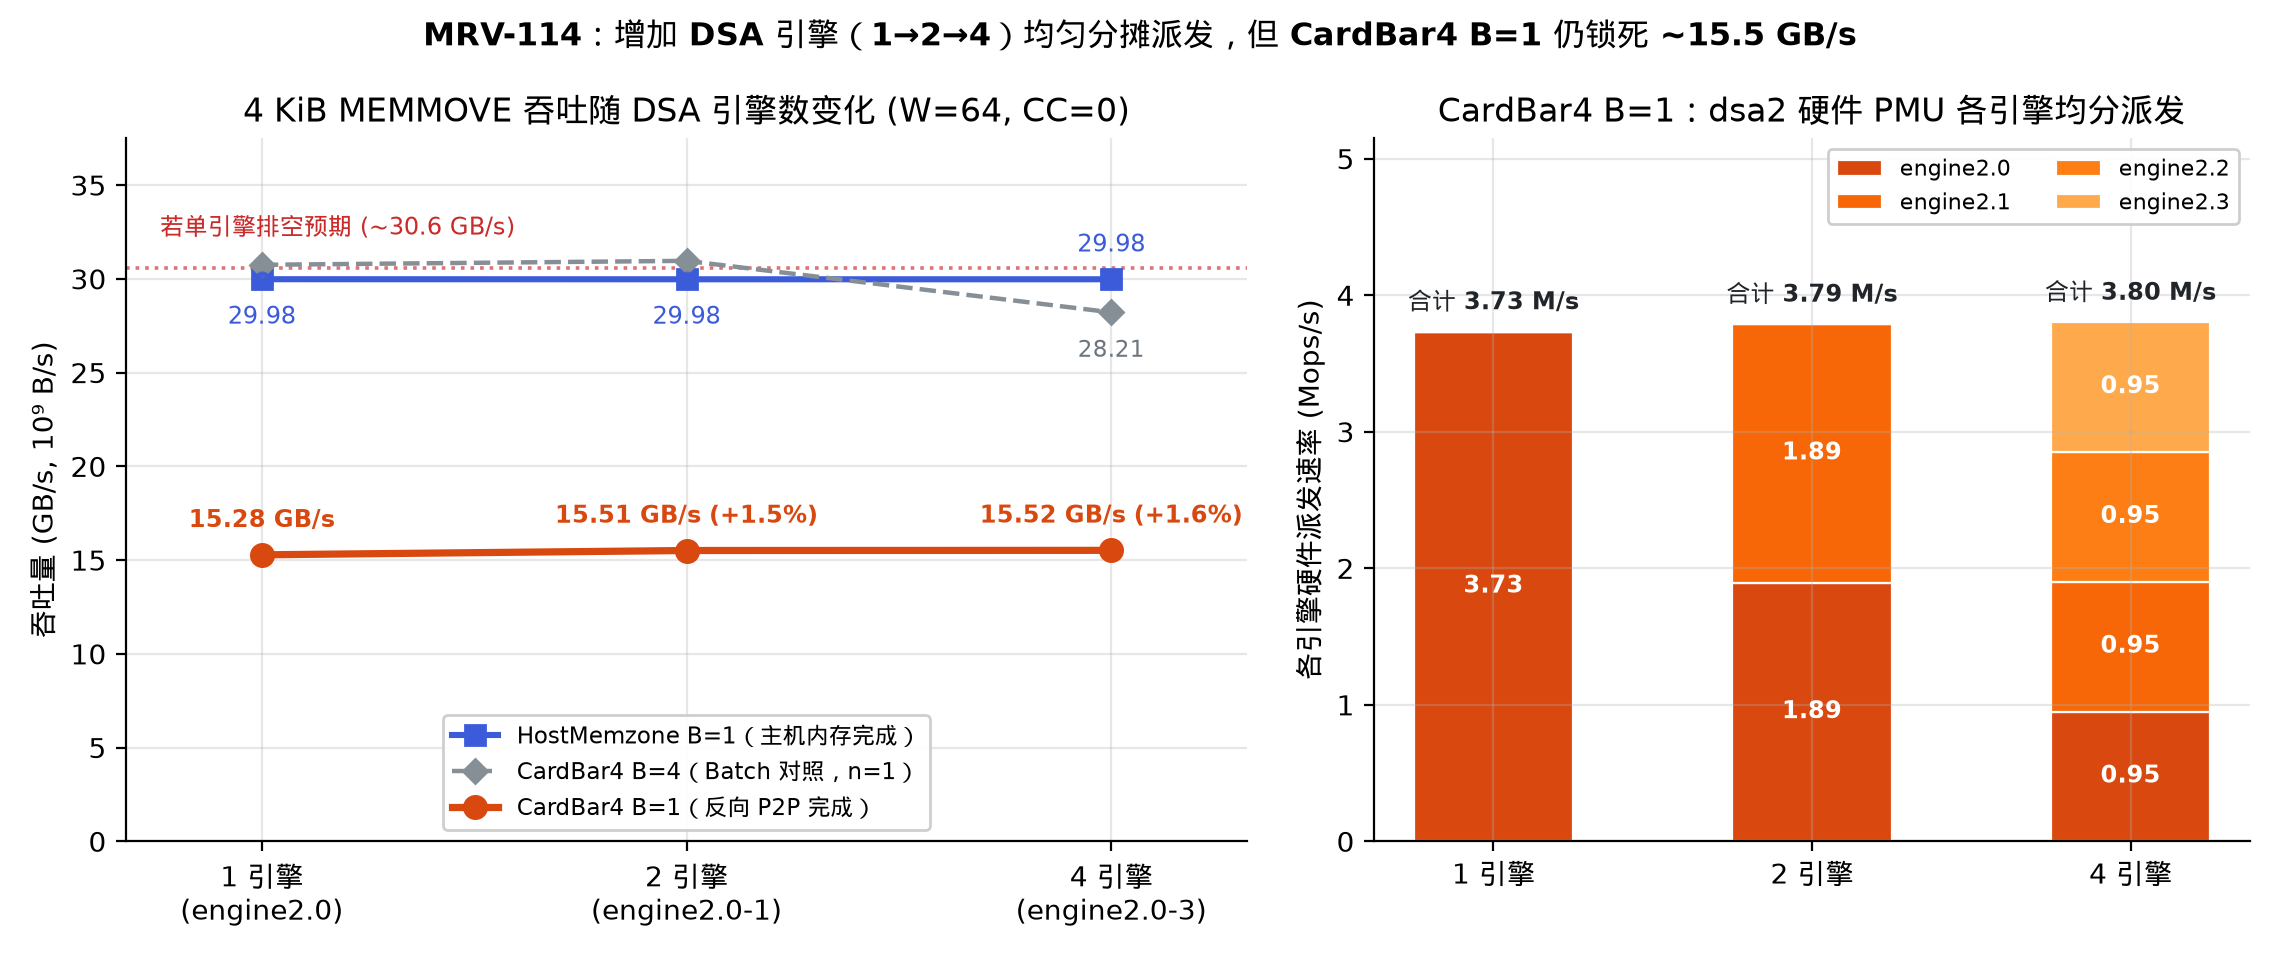

Here is the Python script that generated this plot:
#!/usr/bin/env python3
"""MRV-114 Figure 1: 1 vs 2 vs 4 DSA engine scaling and per-engine silicon dispatch proof."""
import json
import statistics
from collections import defaultdict
from pathlib import Path

import matplotlib.pyplot as plt
import numpy as np

import mrvplot

ROOT = Path(__file__).resolve().parents[2]
RUNS = ROOT / "logs/mrv114-2026-11-19/runs.jsonl"


def main():
    rows = [json.loads(line) for line in RUNS.read_text().splitlines() if line.strip()]
    for r in rows:
        assert r.get("lost", 0) == 0 and r.get("bad", 0) == 0
        assert r.get("dyn_lost", 0) == 0 and r.get("dyn_bad", 0) == 0

    main_rate = defaultdict(list)
    dsa_pmu = {}
    for r in rows:
        if r["mode"] != "rate":
            continue
        prof = r["pmu"]["profile"]
        if prof == "main" and r["batch_size"] == 1:
            main_rate[(r["comp_target"], r["op"], r["engines"])].append(r)
        elif prof == "dsa":
            dsa_pmu[(r["comp_target"], r["op"], r["batch_size"], r["engines"])] = r

    engines = [1, 2, 4]
    x = np.arange(len(engines))

    fig, (ax1, ax2) = plt.subplots(1, 2, figsize=(11.4, 4.8), gridspec_kw={"width_ratios": [1.28, 1.0]})

    # --- Left panel: Throughput vs active engines ---
    bar4_meds = [statistics.median(r["gb_s"] for r in main_rate[("card_bar4", "memmove", e)]) for e in engines]
    host_meds = [statistics.median(r["gb_s"] for r in main_rate[("host_memzone", "memmove", e)]) for e in engines]
    b4_vals = [dsa_pmu[("card_bar4", "memmove", 4, e)]["gb_s"] for e in engines]

    ax1.axhline(bar4_meds[0] * 2.0, color="#c92a2a", linestyle=":", linewidth=1.3, alpha=0.65)
    ax1.text(-0.24, bar4_meds[0] * 2.0 + 1.8, "若单引擎排空预期 (~30.6 GB/s)", color="#c92a2a", fontsize=8.5, ha="left")

    ax1.plot(x, host_meds, marker="s", linewidth=2.2, markersize=7, color="#3b5bdb", label="HostMemzone B=1（主机内存完成）")
    ax1.plot(x, b4_vals, marker="D", linewidth=1.6, linestyle="--", markersize=6, color="#868e96", label="CardBar4 B=4（Batch 对照，n=1）")
    ax1.plot(x, bar4_meds, marker="o", linewidth=2.6, markersize=8, color="#d9480f", label="CardBar4 B=1（反向 P2P 完成）")

    # Overlay individual rep dots
    for i, e in enumerate(engines):
        for r in main_rate[("card_bar4", "memmove", e)]:
            ax1.scatter(i, r["gb_s"], color="#d9480f", s=22, alpha=0.45, zorder=4)
        for r in main_rate[("host_memzone", "memmove", e)]:
            ax1.scatter(i, r["gb_s"], color="#3b5bdb", s=22, alpha=0.45, zorder=4)

    for i, (b1, hm, b4) in enumerate(zip(bar4_meds, host_meds, b4_vals)):
        delta = "" if i == 0 else f" (+{(b1 / bar4_meds[0] - 1) * 100:.1f}%)"
        ax1.annotate(f"{b1:.2f} GB/s{delta}", (i, b1), textcoords="offset points", xytext=(0, 10),
                     ha="center", fontsize=8.6, fontweight="bold", color="#d9480f")
        if i < 2:
            ax1.annotate(f"{hm:.2f}", (i, hm), textcoords="offset points", xytext=(0, -16),
                         ha="center", fontsize=8.5, color="#3b5bdb")
        else:
            ax1.annotate(f"{hm:.2f}", (i, hm), textcoords="offset points", xytext=(0, 10),
                         ha="center", fontsize=8.5, color="#3b5bdb")
            ax1.annotate(f"{b4:.2f}", (i, b4), textcoords="offset points", xytext=(0, -16),
                         ha="center", fontsize=8.2, color="#6c757d")

    ax1.set_xticks(x)
    ax1.set_xticklabels(["1 引擎\n(engine2.0)", "2 引擎\n(engine2.0-1)", "4 引擎\n(engine2.0-3)"])
    ax1.set_xlim(-0.32, 2.32)
    ax1.set_ylabel("吞吐量 (GB/s, 10⁹ B/s)")
    ax1.set_ylim(0, 37.5)
    ax1.set_title("4 KiB MEMMOVE 吞吐随 DSA 引擎数变化 (W=64, CC=0)")
    ax1.legend(loc="lower center", fontsize=8.3, frameon=True, framealpha=0.95)

    # --- Right panel: Per-engine silicon dispatch (EV_NUM_DESC_DISPATCH_WQ) ---
    eng_colors = ["#d9480f", "#f76707", "#fd7e14", "#ffa94d"]
    bottoms = np.zeros(len(engines))
    for eng_idx in range(4):
        vals = []
        for e in engines:
            r = dsa_pmu[("card_bar4", "memmove", 1, e)]
            c = r["pmu"]["counters"][f"dsa_eng{eng_idx}_disp"]
            vals.append(c["val"] / (c["ns"] / 1e9) / 1e6)
        ax2.bar(x, vals, width=0.50, bottom=bottoms, color=eng_colors[eng_idx],
                edgecolor="white", linewidth=0.8, label=f"engine2.{eng_idx}")
        for i, v in enumerate(vals):
            if v > 0.4:
                ax2.text(i, bottoms[i] + v / 2.0, f"{v:.2f}", ha="center", va="center",
                         color="white", fontsize=8.5, fontweight="bold")
        bottoms += np.array(vals)

    for i, tot in enumerate(bottoms):
        ax2.text(i, tot + 0.12, f"合计 {tot:.2f} M/s", ha="center", va="bottom", fontsize=8.8, fontweight="bold", color="#212529")

    ax2.set_xticks(x)
    ax2.set_xticklabels(["1 引擎", "2 引擎", "4 引擎"])
    ax2.set_ylabel("各引擎硬件派发速率 (Mops/s)")
    ax2.set_ylim(0, 5.15)
    ax2.set_title("CardBar4 B=1：dsa2 硬件 PMU 各引擎均分派发")
    ax2.legend(loc="upper right", ncol=2, fontsize=8.1, frameon=True, framealpha=0.95)

    fig.suptitle("MRV-114：增加 DSA 引擎（1→2→4）均匀分摊派发，但 CardBar4 B=1 仍锁死 ~15.5 GB/s",
                 fontsize=11.5, fontweight="bold", y=0.98)
    out = mrvplot.save(fig, "mrv-114-engines-throughput")
    print(f"Wrote {out}")


if __name__ == "__main__":
    main()
